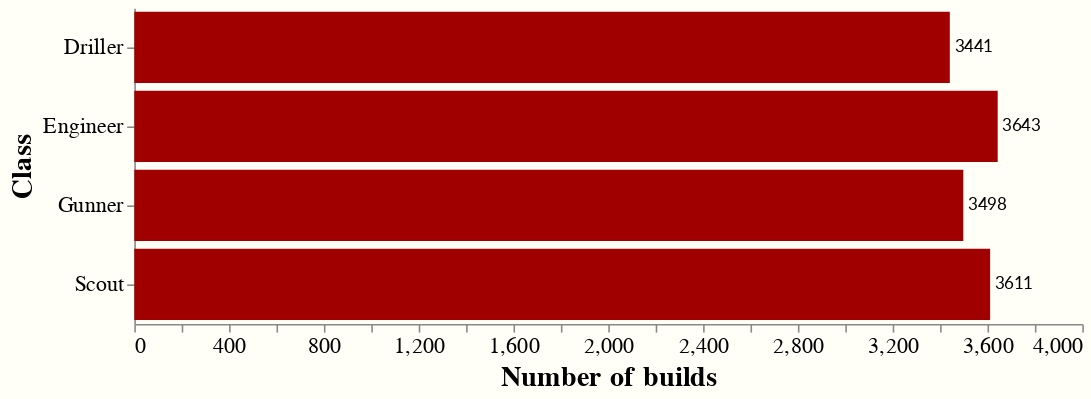

Notebook code cell kept with this figure:
### Code cell
bars = (
    alt.Chart(
        df["class"]
        .value_counts()
        .reset_index()
        .rename(columns={"class": "Number of builds", "index": "Class"})
    )
    .mark_bar(color="#a00000")
    .encode(x="Number of builds:Q", y="Class:O")
)

text = bars.mark_text(align="left", baseline="middle", dx=3).encode(
    text="Number of builds:Q"
)

chart = (
    (bars + text)
    .properties(height=200, width=600)
    .configure(background="#fffff8")
    .configure_axis(labelFontSize=14, titleFontSize=18, grid=False)
    .configure_view(stroke=None)
    .configure_text(font="Lato")
)
chart

### Figure 1 — Vega-Lite specification as saved in the notebook (floating-point values rounded to 4 significant figures)
{"config": {"title": {"font": "Vollkorn"}, "axis": {"labelFont": "Vollkorn", "titleFont": "Vollkorn", "grid": false, "labelFontSize": 14, "titleFontSize": 18}, "mark": {"font": "Vollkorn"}, "background": "#fffff8", "text": {"font": "Lato"}, "view": {"stroke": null}}, "layer": [{"mark": {"type": "bar", "color": "#a00000"}, "encoding": {"x": {"field": "Number of builds", "type": "quantitative"}, "y": {"field": "Class", "type": "ordinal"}}}, {"mark": {"type": "text", "align": "left", "baseline": "middle", "dx": 3}, "encoding": {"text": {"field": "Number of builds", "type": "quantitative"}, "x": {"field": "Number of builds", "type": "quantitative"}, "y": {"field": "Class", "type": "ordinal"}}}], "data": {"name": "data-6a9b35dcbb0068d80573bda6d4ddf7e5"}, "height": 200, "width": 600, "$schema": "https://vega.github.io/schema/vega-lite/v4.17.0.json", "datasets": {"data-6a9b35dcbb0068d80573bda6d4ddf7e5": [{"Class": "Engineer", "Number of builds": 3643}, {"Class": "Scout", "Number of builds": 3611}, {"Class": "Gunner", "Number of builds": 3498}, {"Class": "Driller", "Number of builds": 3441}]}}
